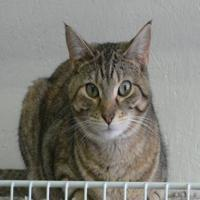
#> input picture Assignment3/cat_vs_dog/train/cats/cat.103.jpg, 200 x 200 px; the run also reads 1 picture not shown here
$ jupyter execute --allow-errors Assignment3_CSE142.ipynb
#> lines starting #> are read from the running program, lines starting #| are printed output that depends on the picture; pictures that were not available may be replaced by others from this repository, and a replacement may not be noted
<h1 align="center"> CSE 142 Assignment 3, Winter 2024

<h2 align="center"> 4 Questions, 100 pts, due: 23:59 pm, Feb 19th, 2024

### RICHARD HSIEH 1839728

## Instruction

- Submit your assignments onto **Gradescope** by the due date. Upload a <code>zip</code> file containing:

    (1) The saved/latest <code>.ipynb</code> file, please **rename this file with your name included**.

    (2) Also save your file into a pdf version, if error appears, save an html version instead (easy to grade for written questions).

    (3) All other materials to make your <code>.ipynb</code> file runnable.

    (4) You do not need to submit the cat_vs_dog directory due to its large size.

    **For assignment related questions, please reach TA or grader through Slack/Piazza/Email.**

- This is an **individual** assignment. All help from others (from the web, books other than text, or people other than the TA or instructor) must be clearly acknowledged.

## Objective

- **Task 1:** Perceptron (math)
- **Task 2:** Support Vector Machine (math)
- **Task 3:** Image Classification (with Scikit-learn)
- **Task 4:** Coding Linear Regression from scratch

# Question 1. (Perceptron, 30 pts)

## (a -- 10 pts)

On what kinds of training data does the perceptron algorithm converge?

The perceptron algorithm converges only on data that is linearly seperable. If the data is not linearly seperable, the alogirthm will continue to update its weights indefinitely.

## (b -- 5*4 pts)

Simulate one pass through the following data with the perceptron algorithm described in lecture and homework.
Use the learning rate $\eta = 1$.

Start with $w=(0,0,0)$ and show the resulting weight vector after each example.

(Assume that the perceptron algorithm predicts incorrectly when $w \cdot x = 0$, and ignore the bias term.)

| $x_1$  | $x_2$ | $x_3$ |   $y$ |
| :--- | :--- | :--- | :--- |
| 1 | 0 | 1 |  +1|
| 0 | -1 | 1 |  -1|
| 1 | 1 | 1 | +1|
| -1 | 2 | 0 |  -1|

Initially, $w = ( 0, 0, 0)$.

After the first example, $w = ( 1, \ 0,\ 1)$;

After the second example, $w = (1, \ 1, \ 0)$;

After the third example, $w = (1, \ 1, \ 0)$; because ya = 2 > 0

After the fourth example, $w = (2, \ -1, \ 0)$.

**Reminder:** if you are unsure about your answers, give as many details as possible so that you won't get 0 points in the wrong answers.

# Question 2. (Support Vector Machines, 30 pts)
Suppose that we have the following training set (where the instances have two features):

| $x_1$ | $x_2$ | $y$ |
| :--- | :--- | :--- |
| 1 | 1  |  +1|
| 1 | 2  |  +1|
| 2 | 1  |  +1|
| 0 | 0  |  -1|
| 1 | 0  |  -1|
| 0 | 1  |  -1|

## (a -- 10 pts)

Plot them (in hand or with python) and find the support vectors (by eye).

[cell 1]
import matplotlib.pyplot as plt

X = [[1, 1], [1, 2], [2, 1], [0, 0], [1, 0], [0, 1]]
y = [1, 1, 1, -1, -1, -1]

# Separate points based on their classification
x_coords_pos = [point[0] for i, point in enumerate(X) if y[i] == 1]
y_coords_pos = [point[1] for i, point in enumerate(X) if y[i] == 1]
x_coords_neg = [point[0] for i, point in enumerate(X) if y[i] == -1]
y_coords_neg = [point[1] for i, point in enumerate(X) if y[i] == -1]

# Create plot
plt.figure(figsize=(6, 6))
plt.scatter(x_coords_pos, y_coords_pos, color='#c5e0f8', label='+1')
plt.scatter(x_coords_neg, y_coords_neg, color='#f8bebe', label='-1')

plt.scatter([1], [1], color='#c5e0f8', s=100, label='Support Vectors', edgecolors='black')
plt.scatter([1, 0], [0, 1], color='#D96E87', s=100, label='Support Vectors', edgecolors='black')

plt.xlabel('$x_1$')
plt.ylabel('$x_2$')
plt.legend()
plt.grid(True)
plt.show()
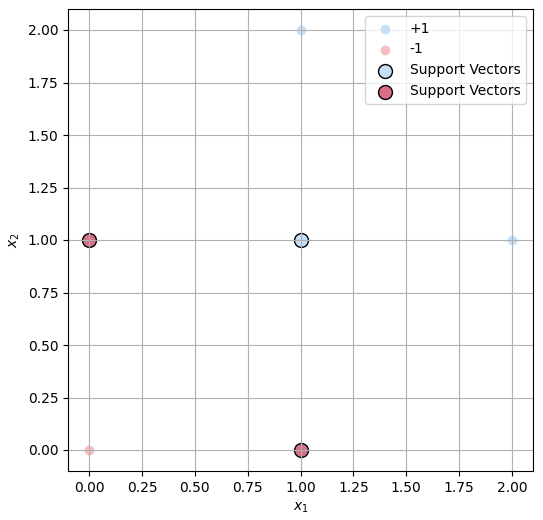
#> figure drawn by matplotlib, 1 panel

## (b -- 10 + 10 pts)

Using the support vectors, find the equation for the maximum margin separating plane, and determine the geometric margin. (Assume a simple linear SVM and no soft-margin).

[cell 2]
import numpy as np
X = [[1, 1], [1, 2], [2, 1], [0, 0], [1, 0], [0, 1]]
y = [1, 1, 1, -1, -1, -1]

# Separate points based on their classification
x_coords_pos = [point[0] for i, point in enumerate(X) if y[i] == 1]
y_coords_pos = [point[1] for i, point in enumerate(X) if y[i] == 1]
x_coords_neg = [point[0] for i, point in enumerate(X) if y[i] == -1]
y_coords_neg = [point[1] for i, point in enumerate(X) if y[i] == -1]

x_val = np.linspace(start=0, stop=2.5, num=300)
y_val = -x_val + 1.5

# Create plot
plt.figure(figsize=(6, 6))
plt.scatter(x_coords_pos, y_coords_pos, color='#c5e0f8', label='+1')
plt.scatter(x_coords_neg, y_coords_neg, color='#f8bebe', label='-1')

plt.scatter([1], [1], color='#c5e0f8', s=100, label='Support Vectors', edgecolors='black')
plt.scatter([1, 0], [0, 1], color='#D96E87', s=100, label='Support Vectors', edgecolors='black')

plt.plot(x_val, y_val)

plt.xlabel('$x_1$')
plt.ylabel('$x_2$')
plt.legend()
plt.grid(True)
plt.show()
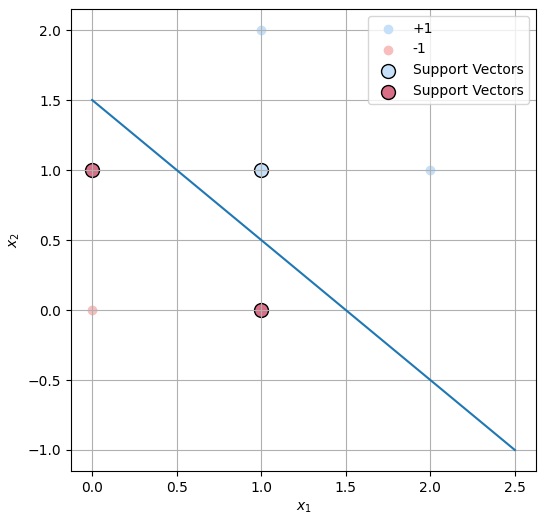
#> figure drawn by matplotlib, 1 panel; curve peaks at x = 0, y = 1.5

[cell 3]
from IPython.display import Image
# Replace the figure name
Image(filename='IMG_0468.jpeg')

# Question 3. (Binary Image Classification, 30 pts + bonus pts)

In this question, you will perform a binary image classification task with scikit-learn implemented models. Your will see the importance of a powerful feature extractor. Meanwhile, you will learn to perform hyper-parameter tunning and select machine learning models with scikit-learn. Please **do not** use deep learning models for training use in this question.

#### Import/Install required packages

[cell 4]
# Import libraries
import os
from os.path import join
import pandas as pd
import numpy as np
import matplotlib.pyplot as plt
import warnings
warnings.filterwarnings("ignore")
from PIL import Image
from sklearn.utils import shuffle
from sklearn.metrics import accuracy_score
from sklearn.metrics import confusion_matrix

#### Data preprocessing

[cell 5]
# A help function which appends the path list for train and test image folder
def get_path(is_train=True):
    if is_train:
        directory = "train"
    else:
        directory = "test"

    # Append the image path to a list for imgaes that contain a dog
    dog_image_dir = f'./cat_vs_dog/{directory}/dogs'
    dog_paths = [join(dog_image_dir,filename) for filename in os.listdir(dog_image_dir) if filename.endswith('.jpg')]

    # Append the image path to a list for imgaes that contain a cat
    cat_image_dir = f'./cat_vs_dog/{directory}/cats'
    cat_paths = [join(cat_image_dir, filename) for filename in os.listdir(cat_image_dir) if filename.endswith('.jpg')]

    img_paths = dog_paths + cat_paths

    # Return the unshuffled image paths
    return img_paths

[cell 6]
# Show how many figures contained in the train and test dataset
print(f"There are {len(get_path())} train images and {len(get_path(is_train=False))} test images.")

Take a look at a few randomly selected example images we will deal with.

[cell 7]
import random

fig,ax = plt.subplots(2,5)
index_list = [random.randrange(1, len(get_path()), 1) for i in range(10)]
print(index_list)
train_paths = get_path()

filenames=[train_paths[idx] for idx in index_list]
for i in range(10):
    with open(filenames[i],'rb') as f:
        image=Image.open(f)
#> image is the input picture: PIL image 200x200 RGB; mean R, G, B 128.1, 126.4, 119.4
#> pass 3 of the loop `for i in range(10):`:
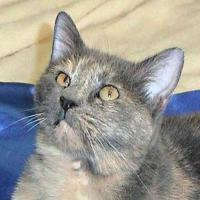
#> input picture Assignment3/cat_vs_dog/train/cats/cat.1022.jpg, 200 x 200 px
#> image is the input picture: PIL image 200x200 RGB; mean R, G, B 157.6, 155.3, 148.2
#> the loop made 10 passes; the first 3 are shown
        ax[i%2][i//2].imshow(image)
        ax[i%2][i//2].axis('off')
fig.show()

#### Clearly, the above images are of different shape/size.

[cell 8]
# See the shape of an image
sample_img = Image.open(train_paths[1])
print(np.array(sample_img).shape)
#| (200, 200, 3)

#### Standard PCA methods implemented in Scikit-learn do not work for color imgaes (RGB), so we will transform the images into grayscale.

[cell 9]
import matplotlib

# Transform color images to grayscale
def rgb2gray(rgb_img):
    return np.dot(rgb_img[...,:3], [0.2989, 0.5870, 0.1140])
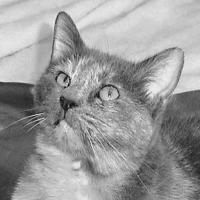
#> returned value: shape (200, 200) float64; min 4.74, max 247.9, mean 155.2

# Given the image path, return the resized image as an numpy 2d array
def get_image(path):
    img = Image.open(path)
    img = img.resize((200,200))
    img.save(path)
    img = matplotlib.image.imread(path)
    gray = rgb2gray(img)
    return np.array(gray)

[cell 10]
print(get_image(train_paths[1]).shape)

#### Append image data and labels in to list

[cell 11]
# Prepare the raw data: grayscale, train images and train labels
h, w = get_image(train_paths[1]).shape
#> h = 200; w = 200
train_data = np.empty((len(train_paths), h, w))
train_label = [1] * int(len(train_paths)/2) + [0] * int(len(train_paths)/2)
count = -1
for pth in train_paths:
    count += 1
    image = get_image(pth)
#> call 3 of get_image, with path = './cat_vs_dog/train/cats/cat.1002.jpg'
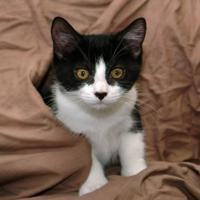
#> input picture Assignment3/cat_vs_dog/train/cats/cat.1002.jpg, 200 x 200 px
#> in get_image, img is the input picture: PIL image 200x200 RGB; mean R, G, B 119.6, 95.4, 81
#> in rgb2gray (call 3), `return np.dot(rgb_img[...,:3], [0.2989, 0.5870, 0.1140])`:
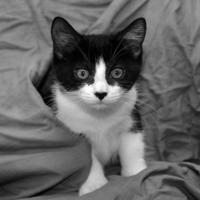
#> returned value: shape (200, 200) float64; min 0, max 255, mean 101
#> pass 3 of the loop `for pth in train_paths:`:
#> in rgb2gray (call 5), `return np.dot(rgb_img[...,:3], [0.2989, 0.5870, 0.1140])`:
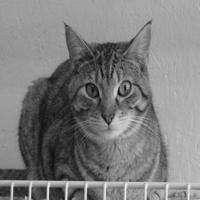
#> returned value: shape (200, 200) float64; min 6.52, max 241.1, mean 126.1
    train_data[count] = image
n_samples = train_data.shape[0]
#> n_samples = 3
X = np.empty((n_samples, h * w))
for i in range(n_samples):
    X[i] = train_data[i].flatten()
y = train_label
print(f"The shape of the training data is {X.shape}")
#| The shape of the training data is (3, 40000)
#> pass 3 of the loop `for pth in test_paths:`:

#### Prepare the raw test data

[cell 12]
test_paths = get_path(is_train=False)


# Prepare the raw dataframe: grayscale, test images and test labels
test_data = np.empty((len(test_paths), h, w))
test_label = [1] * int(len(test_paths)/2) + [0] * int(len(test_paths)/2)
count = -1
for pth in test_paths:
    count += 1
    image = get_image(pth)
    test_data[count] = image
n_samples = test_data.shape[0]
X_test = np.empty((n_samples, h * w))
for i in range(n_samples):
    X_test[i] = test_data[i].flatten()
y_test = test_label
print(f"The shape of the test data is {X_test.shape}")
#| The shape of the test data is (3, 40000)
